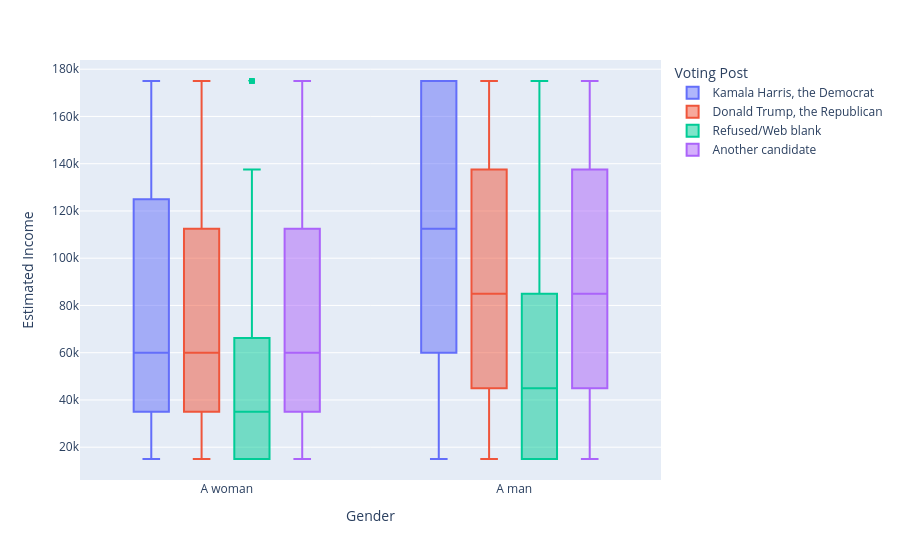

Here is the notebook cell this chart was saved with:
### Code cell
fig = px.box(x=gender_df["GENDER"], y=gender_df["income_numeric"],color=gender_df["VOTEGEN_POST"])
fig.update_legends(title_text='Voting Post')
fig.update_xaxes(title_text='Gender')
fig.update_yaxes(title_text='Estimated Income')
fig.show()

### Figure 1 — Plotly figure (JSON) as saved in the notebook; plotly's stock layout.template omitted (floating-point values rounded to 4 significant figures; data arrays with more than 128 entries replaced by an {"elided": "..."} marker saying what was removed)
{"data": [{"alignmentgroup": "True", "hovertemplate": "color=Kamala Harris, the Democrat<br>x=%{x}<br>y=%{y}<extra></extra>", "legendgroup": "Kamala Harris, the Democrat", "marker": {"color": "#636efa"}, "name": "Kamala Harris, the Democrat", "notched": false, "offsetgroup": "Kamala Harris, the Democrat", "orientation": "v", "showlegend": true, "type": "box", "x": {"elided": "1904 str values"}, "x0": " ", "xaxis": "x", "y": {"elided": "1904 float values"}, "y0": " ", "yaxis": "y"}, {"alignmentgroup": "True", "hovertemplate": "color=Donald Trump, the Republican<br>x=%{x}<br>y=%{y}<extra></extra>", "legendgroup": "Donald Trump, the Republican", "marker": {"color": "#EF553B"}, "name": "Donald Trump, the Republican", "notched": false, "offsetgroup": "Donald Trump, the Republican", "orientation": "v", "showlegend": true, "type": "box", "x": {"elided": "1647 str values"}, "x0": " ", "xaxis": "x", "y": {"elided": "1647 float values"}, "y0": " ", "yaxis": "y"}, {"alignmentgroup": "True", "hovertemplate": "color=Refused/Web blank<br>x=%{x}<br>y=%{y}<extra></extra>", "legendgroup": "Refused/Web blank", "marker": {"color": "#00cc96"}, "name": "Refused/Web blank", "notched": false, "offsetgroup": "Refused/Web blank", "orientation": "v", "showlegend": true, "type": "box", "x": {"elided": "1174 str values"}, "x0": " ", "xaxis": "x", "y": {"elided": "1174 float values"}, "y0": " ", "yaxis": "y"}, {"alignmentgroup": "True", "hovertemplate": "color=Another candidate<br>x=%{x}<br>y=%{y}<extra></extra>", "legendgroup": "Another candidate", "marker": {"color": "#ab63fa"}, "name": "Another candidate", "notched": false, "offsetgroup": "Another candidate", "orientation": "v", "showlegend": true, "type": "box", "x": {"elided": "185 str values"}, "x0": " ", "xaxis": "x", "y": {"elided": "185 float values"}, "y0": " ", "yaxis": "y"}], "layout": {"boxmode": "group", "legend": {"title": {"text": "Voting Post"}, "tracegroupgap": 0}, "margin": {"t": 60}, "xaxis": {"anchor": "y", "domain": [0, 1], "title": {"text": "Gender"}}, "yaxis": {"anchor": "x", "domain": [0, 1], "title": {"text": "Estimated Income"}}}}
